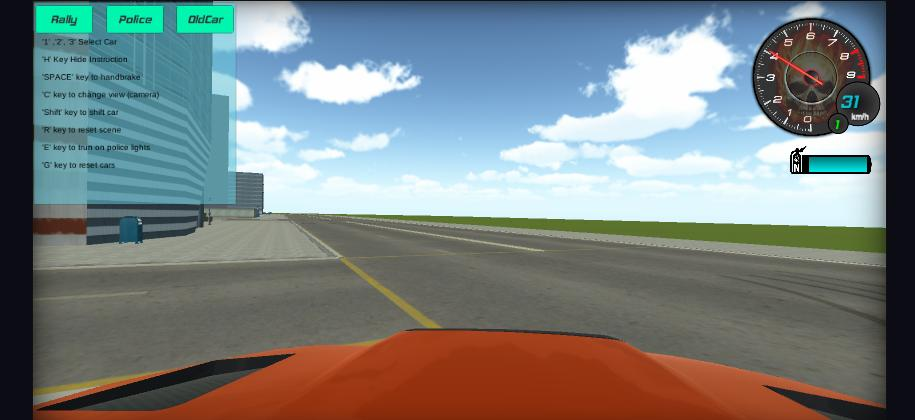
#> input picture screen.jpg, 915 x 420 px
$ python -i computer_vision.py   (imports and definitions only)
#> lines starting #> are read from the running program, lines starting #| are printed output that depends on the picture
#> further down, picture is the input picture: shape (420, 915, 3); mean B, G, R 128.5, 128.5, 121
import cv2
import numpy as np
import pyautogui as py

class ComputerVision:
    def __init__(self, x1 = 70, y1 = 150, x2 = 915, y2 = 420):
        self.screen_region = (x1, y1, x2, y2)

    def take_screen_shot(self):
        img = np.array(py.screenshot("screen.jpg", region = self.screen_region))
        self.img = img
        return img

    @staticmethod
    def region_of_interest(canny_image):
        height, width = canny_image.shape[:2]
        mask = np.zeros_like(canny_image)
        p1 = (0, 325)
        p2 = (width, 325)
        p3 = (500, 230)
        p4 = (420, 230)
        polygon = np.array([[p1, p2, p3, p4]])
        polygon_portion = cv2.fillPoly(mask, polygon, 255)
        polygon_portion_image = cv2.bitwise_and(canny_image, polygon_portion)
        return polygon_portion_image

    @staticmethod
    def canny(image):
        gray_game_img = cv2.cvtColor(image, cv2.COLOR_BGR2GRAY)
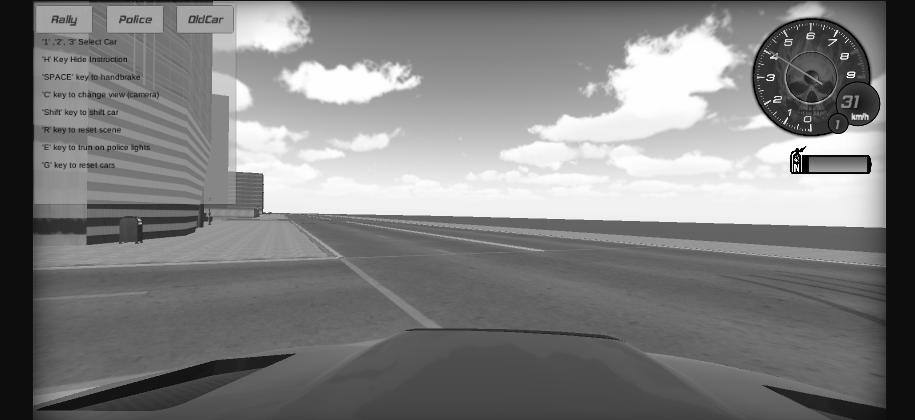
#> gray_game_img: shape (420, 915); min 0, max 255, mean 126.2
        kernel = 9
        blurred_game_img = cv2.GaussianBlur(gray_game_img, (kernel, kernel), 0)
        corroded_img = cv2.erode(blurred_game_img, np.ones((3, 3), dtype=np.uint8), iterations=1)
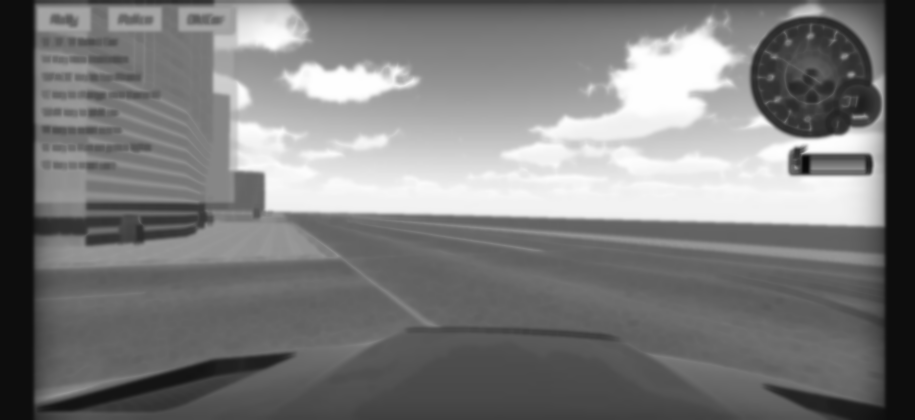
#> corroded_img: shape (420, 915); min 8, max 255, mean 123.1
        canned_img = cv2.Canny(corroded_img, 50, 100)
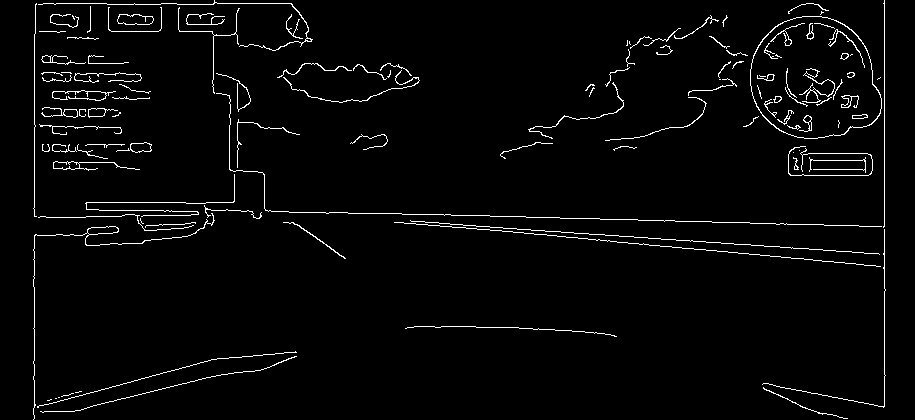
#> canned_img: shape (420, 915); 2.8% white in thin lines or dots
        return canned_img

    @staticmethod
    def Hough_lines(roi_image):
        rho = 2  # distance resolution in pixels
        theta = np.pi / 180  # angular resolution in radians
        threshold = 40  # minimum number of votes
        min_line_len = 50  # minimum number of pixels making up a line
        max_line_gap = 50  # maximum gap in pixels between connectable line segments
        hough_lines = cv2.HoughLinesP(roi_image, rho, theta, threshold, np.array([]), minLineLength=min_line_len,
                                     maxLineGap=max_line_gap)
        return hough_lines

>>> import cv2
>>> picture = cv2.imread('screen.jpg')
>>> result = ComputerVision().canny(picture)
